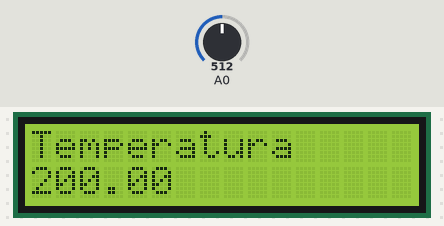
The sketch below on a simulated Arduino Uno, built with avr-gcc and run on an emulated ATmega328P. Shown: 16×2 character LCD. Inputs (shaded band) come from the test bench; at power-on: A0 = 512.

Above: at 1.2 s.
1.3 s: A0 set to 716
At 2.5 s:
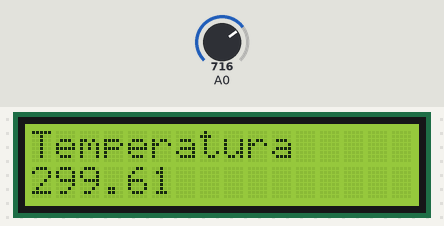
2.8 s: A0 set to 900
At 3.7 s:
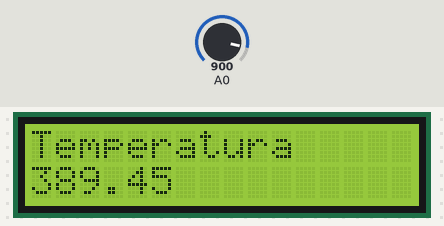
4.3 s: A0 set to 1023
At 4.9 s:
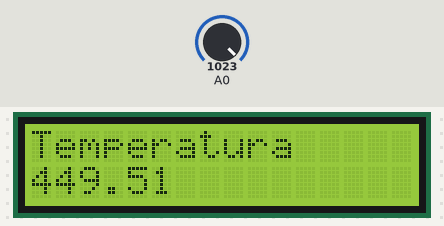
Timing chart, 0 to 7.3 s (numbered marks = the images above; inputs shaded):
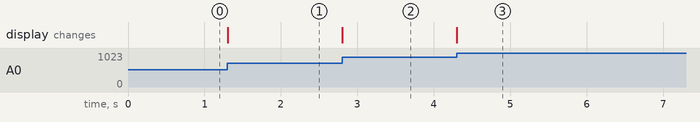

Measured:
- after the input at 1.3 s, the display: changes at once (image 1)
- after the input at 2.8 s, the display: changes at once (image 2)
- after the input at 4.3 s, the display: changes at once (image 3)

The sketch:

TermometroArduino.ino
```cpp
// Se incluye la ibreria para el uso de LCD
#include <LiquidCrystal.h>

// Declarar los pines que se conectan al LCD
LiquidCrystal lcd(12, 11, 10, 9, 8, 7);
float voltaje;//De tipo float para incluir los decimales

void setup() {
  lcd.begin(16, 2);
  lcd.print("Temperatura");
  Serial.begin(9600);//Iniciamos la comunicación con el puerto serial
}

void loop() {
   float grados; //Variable para la conversion a grados
   voltaje = analogRead(0) * 0.004882814;

   grados = (voltaje - 0.5) * 100.0;


  // Colocarse en la segunda fila
  lcd.setCursor(0, 1);

  //lcd.print(millis()/1000);
  lcd.print(grados);
}
```
